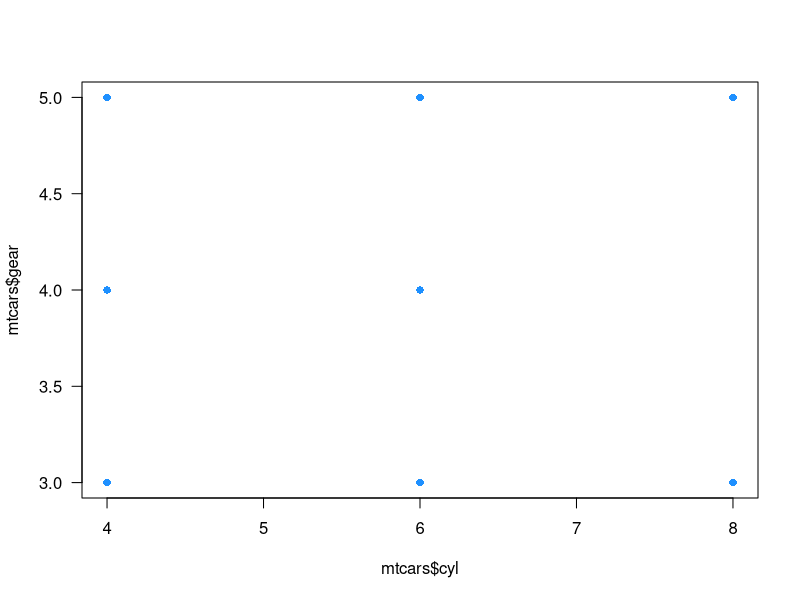

Here is the R script that generated this plot:

library(plyr)

data(mtcars)

pdf('cars.pdf')
plot(mtcars$cyl, mtcars$gear, 
  pch=16, las=1, col='dodgerblue')
dev.off()

cor.test(mtcars$cyl, mtcars$gear)

save.image('analysis.RData')


